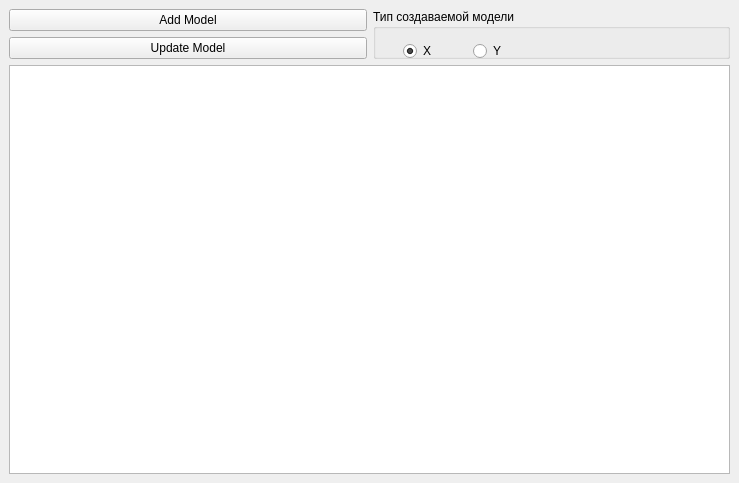
<?xml version="1.0" encoding="UTF-8"?>
<ui version="4.0">
 <class>MainWindow</class>
 <widget class="QMainWindow" name="MainWindow">
  <property name="geometry">
   <rect>
    <x>0</x>
    <y>0</y>
    <width>739</width>
    <height>483</height>
   </rect>
  </property>
  <property name="windowTitle">
   <string>Модель</string>
  </property>
  <widget class="QWidget" name="centralwidget">
   <layout class="QGridLayout" name="gridLayout_3">
    <item row="0" column="0">
     <layout class="QGridLayout" name="gridLayout_2">
      <item row="0" column="0">
       <widget class="QPushButton" name="addModelButton">
        <property name="text">
         <string>Add Model</string>
        </property>
       </widget>
      </item>
      <item row="1" column="0">
       <widget class="QPushButton" name="updateModelButton">
        <property name="text">
         <string>Update Model</string>
        </property>
       </widget>
      </item>
      <item row="0" column="1" rowspan="2">
       <widget class="QGroupBox" name="groupBox">
        <property name="title">
         <string>Тип создаваемой модели</string>
        </property>
        <widget class="QRadioButton" name="radioButton_X">
         <property name="geometry">
          <rect>
           <x>30</x>
           <y>30</y>
           <width>78</width>
           <height>24</height>
          </rect>
         </property>
         <property name="text">
          <string>X</string>
         </property>
         <property name="checked">
          <bool>true</bool>
         </property>
        </widget>
        <widget class="QRadioButton" name="radioButton_Y">
         <property name="geometry">
          <rect>
           <x>100</x>
           <y>30</y>
           <width>35</width>
           <height>24</height>
          </rect>
         </property>
         <property name="text">
          <string>Y</string>
         </property>
        </widget>
       </widget>
      </item>
     </layout>
    </item>
    <item row="1" column="0">
     <widget class="QTextBrowser" name="textBrowser"/>
    </item>
   </layout>
  </widget>
 </widget>
 <resources/>
 <connections/>
</ui>
